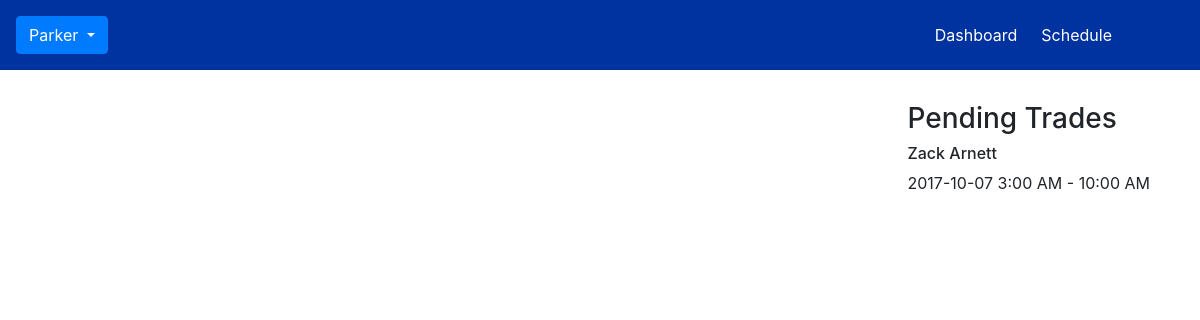
The app's page /home.php (signed in), older data.
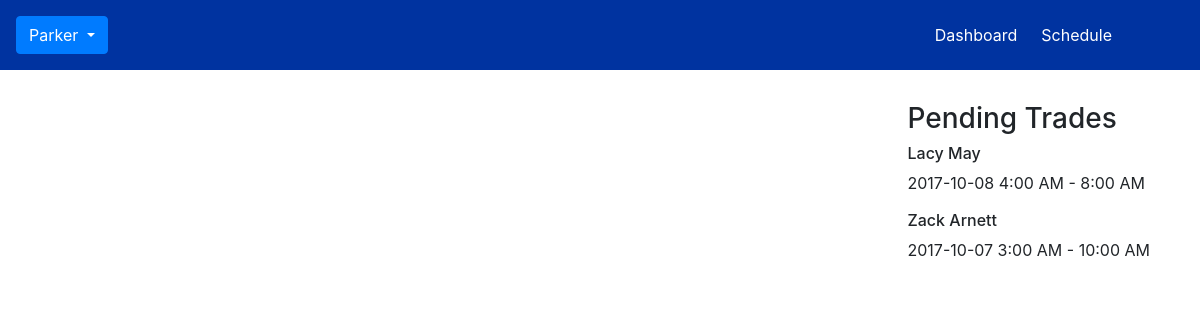
The same page, newer data.
### tables this page shows
CREATE TABLE TRADE_SHIFTS
(
  traded_by int NOT NULL,
  shift_traded_by int NOT NULL,
  traded_to int NOT NULL,
  shift_traded_to int NOT NULL,
  trade_status int NOT NULL,
  FOREIGN KEY (traded_by) REFERENCES EMPLOYEE(employee_id),
  FOREIGN KEY (shift_traded_by) REFERENCES SHIFT(shift_id),
  FOREIGN KEY (traded_to) REFERENCES EMPLOYEE(employee_id),
  FOREIGN KEY (shift_traded_to) REFERENCES SHIFT(shift_id)
);

CREATE TABLE EMPLOYEE
(
  employee_id int NOT NULL AUTO_INCREMENT,
  admin_tag int NOT NULL,
  first_name varchar(64) NOT NULL,
  last_name varchar(64) NOT NULL,
  email varchar(128) NOT NULL,
  phone_number varchar(16) NOT NULL,
  dob date NOT NULL,
  username varchar(64) NOT NULL,
  password varchar(64) NOT NULL,
  color varchar(16) NOT NULL,
  PRIMARY KEY (employee_id)
);

CREATE TABLE SHIFT
(
  shift_id int NOT NULL AUTO_INCREMENT,
  employee_id int NOT NULL,
  shift_date date NOT NULL,
  start_time time NOT NULL,
  end_time time NOT NULL,
  PRIMARY KEY (shift_id),
  FOREIGN KEY (employee_id) REFERENCES EMPLOYEE(employee_id)
);

### session.php (called while the page is built, shortened)
<?php
  if($_SESSION['logged_in']){
    $employee_id = $_SESSION['employee_id'];
    $first_name = $_SESSION['first_name'];
  }
  else {
    header("location: login.php");
  }
?>

### home.php (the view, shortened to what this page needs)
<!DOCTYPE html>
<html>
  <head>
    <?php include 'session.php'; ?>
    <?php include 'connection.php'; ?>
    <link rel="stylesheet" href="https://maxcdn.bootstrapcdn.com/bootstrap/4.0.0-beta/css/bootstrap.min.css">
    <link rel="stylesheet" href="fonts/font-awesome/css/font-awesome.min.css">
    <link rel="stylesheet" href="css/main.css">
    <div class="navbar scheduler-navbar">
      <div class="btn-group">
        <button type="button" class="btn btn-primary dropdown-toggle" data-toggle="dropdown" aria-haspopup="true" aria-expanded="false">
          <?php echo $first_name; ?>
        </button>
      </div>
      <ul class="nav navbar-nav">
        <li><a href="home.php">Dashboard</a></li>
        <li><a id="show-scheduler" href="scheduler.php">Schedule</a></li>
      </ul>
    </div>
  </head>
  <body>
    <div class="dashboard">
      <div class="container">
        <div class="row">
          <div class="col-md-3">
          </div>
          <div class="col-md-6">
          </div>
          <div class="col-md-3">
            <div class="notification">
              <h3>Pending Trades</h3>
              <div class="notification-data">
                <?php
                  $traded_shifts = $mysqli->query("SELECT traded_by, shift_traded_by FROM TRADE_SHIFTS WHERE traded_to = $employee_id AND trade_status = 0");
                  while($current_row = $traded_shifts->fetch_assoc()){
                    $traded_by = $current_row['traded_by'];
                    $shift_traded_by = $current_row['shift_traded_by'];
                    $shift = $mysqli->query("SELECT * FROM SHIFT WHERE shift_id = $shift_traded_by");
                    $employee = $mysqli->query("SELECT * FROM EMPLOYEE WHERE employee_id = $traded_by");
                    $current_shift = $shift->fetch_assoc();
                    $current_employee = $employee->fetch_assoc();
                    $shift_date = $current_shift['shift_date'];
                    $start_time = $current_shift['start_time'];
                    $end_time = $current_shift['end_time'];
                    $f_name = $current_employee['first_name'];
                    $l_name = $current_employee['last_name']; ?>
                    <h6><?php echo $f_name . ' ' . $l_name; ?></h6>
                    <p>
                      <?php echo $shift_date . ' '; ?>
                      <?php if((int)date('H', strtotime($start_time)) % 12 != 0) { echo (int)date('H', strtotime($start_time)) % 12; } else { echo 12; } echo date(':i A', strtotime($start_time)) ?>
                        - <?php if((int)date('H', strtotime($end_time)) % 12 != 0) { echo (int)date('H', strtotime($end_time)) % 12; } else { echo 12; } echo date(':i A', strtotime($end_time)); ?>
                    </p>
                <?php } ?>
              </div>
            </div>
          </div>
        </div>
      </div>
    </div>
  </body>
</html>

### css/main.css (style rules this page uses)
.navbar { background-color: #0033A0; }
.scheduler-navbar.navbar { padding: 1rem; }
ul.navbar-nav li a { color: white; }
ul.navbar-nav { display: inline; margin-right: 5vw; }
ul.navbar-nav li { float: left; display: inline; padding: 0 1vw; }
.dashboard .container { padding: 2rem 0; }

Row changes from the older to the newer data that the page shows:
added trade_shifts: traded_by.first_name "Lacy", traded_by.last_name "May", shift_traded_by.shift_date "2017-10-08", shift_traded_by.start_time "4", shift_traded_by.start_time ":00 AM", shift_traded_by.end_time "8", shift_traded_by.end_time ":00 AM"
